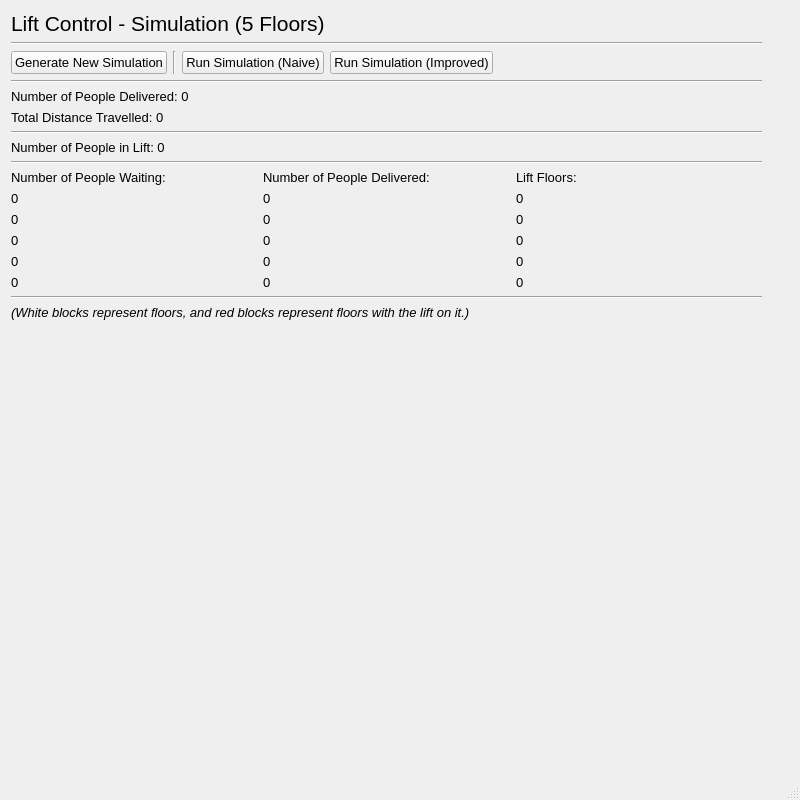
<?xml version="1.0" encoding="UTF-8"?>
<ui version="4.0">
 <class>mwindow_sim_5_floors</class>
 <widget class="QMainWindow" name="mwindow_sim_5_floors">
  <property name="geometry">
   <rect>
    <x>0</x>
    <y>0</y>
    <width>800</width>
    <height>800</height>
   </rect>
  </property>
  <property name="font">
   <font>
    <family>Arial</family>
    <pointsize>10</pointsize>
   </font>
  </property>
  <property name="windowTitle">
   <string>Simulation - Lift Control</string>
  </property>
  <widget class="QWidget" name="central_widget">
   <widget class="QWidget" name="layoutWidget">
    <property name="geometry">
     <rect>
      <x>11</x>
      <y>11</y>
      <width>751</width>
      <height>751</height>
     </rect>
    </property>
    <layout class="QVBoxLayout" name="vert_layout_lift_control">
     <item>
      <widget class="QLabel" name="lbl_lift_control">
       <property name="font">
        <font>
         <pointsize>16</pointsize>
         <weight>50</weight>
         <bold>false</bold>
        </font>
       </property>
       <property name="text">
        <string>Lift Control - Simulation (5 Floors)</string>
       </property>
      </widget>
     </item>
     <item>
      <widget class="Line" name="hori_line_lift_control">
       <property name="orientation">
        <enum>Qt::Horizontal</enum>
       </property>
      </widget>
     </item>
     <item>
      <layout class="QHBoxLayout" name="hori_layout_nav">
       <item>
        <widget class="QPushButton" name="btn_generate_new_sim">
         <property name="text">
          <string>Generate New Simulation</string>
         </property>
        </widget>
       </item>
       <item>
        <widget class="Line" name="vert_line_buttons">
         <property name="orientation">
          <enum>Qt::Vertical</enum>
         </property>
        </widget>
       </item>
       <item alignment="Qt::AlignLeft">
        <widget class="QPushButton" name="btn_run_sim_naive">
         <property name="text">
          <string>Run Simulation (Naive)</string>
         </property>
        </widget>
       </item>
       <item>
        <widget class="QPushButton" name="btn_run_sim_improved">
         <property name="text">
          <string>Run Simulation (Improved)</string>
         </property>
        </widget>
       </item>
       <item>
        <spacer name="hori_spacer_nav">
         <property name="orientation">
          <enum>Qt::Horizontal</enum>
         </property>
         <property name="sizeHint" stdset="0">
          <size>
           <width>40</width>
           <height>20</height>
          </size>
         </property>
        </spacer>
       </item>
      </layout>
     </item>
     <item>
      <widget class="Line" name="hori_line_nav">
       <property name="orientation">
        <enum>Qt::Horizontal</enum>
       </property>
      </widget>
     </item>
     <item>
      <widget class="QLabel" name="lbl_num_delivered">
       <property name="text">
        <string>Number of People Delivered: 0</string>
       </property>
      </widget>
     </item>
     <item>
      <widget class="QLabel" name="lbl_distance_travelled">
       <property name="text">
        <string>Total Distance Travelled: 0</string>
       </property>
      </widget>
     </item>
     <item>
      <widget class="Line" name="hori_line_summary">
       <property name="orientation">
        <enum>Qt::Horizontal</enum>
       </property>
      </widget>
     </item>
     <item>
      <widget class="QLabel" name="lbl_num_in_lift">
       <property name="text">
        <string>Number of People in Lift: 0</string>
       </property>
      </widget>
     </item>
     <item>
      <widget class="Line" name="hori_line_status">
       <property name="orientation">
        <enum>Qt::Horizontal</enum>
       </property>
      </widget>
     </item>
     <item>
      <layout class="QGridLayout" name="grid_layout_sim">
       <item row="3" column="1">
        <widget class="QLabel" name="lbl_delivered3">
         <property name="text">
          <string>0</string>
         </property>
        </widget>
       </item>
       <item row="5" column="2">
        <widget class="QLabel" name="lbl_floor1">
         <property name="text">
          <string>0</string>
         </property>
        </widget>
       </item>
       <item row="2" column="2">
        <widget class="QLabel" name="lbl_floor4">
         <property name="text">
          <string>0</string>
         </property>
        </widget>
       </item>
       <item row="0" column="1">
        <widget class="QLabel" name="lbl_num_delivered2">
         <property name="font">
          <font>
           <weight>50</weight>
           <bold>false</bold>
          </font>
         </property>
         <property name="text">
          <string>Number of People Delivered:</string>
         </property>
        </widget>
       </item>
       <item row="1" column="1">
        <widget class="QLabel" name="lbl_delivered5">
         <property name="text">
          <string>0</string>
         </property>
        </widget>
       </item>
       <item row="4" column="2">
        <widget class="QLabel" name="lbl_floor2">
         <property name="text">
          <string>0</string>
         </property>
        </widget>
       </item>
       <item row="0" column="0">
        <widget class="QLabel" name="lbl_num_waiting">
         <property name="font">
          <font>
           <weight>50</weight>
           <bold>false</bold>
          </font>
         </property>
         <property name="text">
          <string>Number of People Waiting:</string>
         </property>
        </widget>
       </item>
       <item row="5" column="0">
        <widget class="QLabel" name="lbl_waiting1">
         <property name="text">
          <string>0</string>
         </property>
        </widget>
       </item>
       <item row="0" column="2">
        <widget class="QLabel" name="lbl_lift_floors">
         <property name="font">
          <font>
           <weight>50</weight>
           <bold>false</bold>
          </font>
         </property>
         <property name="text">
          <string>Lift Floors:</string>
         </property>
        </widget>
       </item>
       <item row="3" column="2">
        <widget class="QLabel" name="lbl_floor3">
         <property name="text">
          <string>0</string>
         </property>
        </widget>
       </item>
       <item row="4" column="0">
        <widget class="QLabel" name="lbl_waiting2">
         <property name="text">
          <string>0</string>
         </property>
        </widget>
       </item>
       <item row="2" column="0">
        <widget class="QLabel" name="lbl_waiting4">
         <property name="text">
          <string>0</string>
         </property>
        </widget>
       </item>
       <item row="5" column="1">
        <widget class="QLabel" name="lbl_delivered1">
         <property name="text">
          <string>0</string>
         </property>
        </widget>
       </item>
       <item row="3" column="0">
        <widget class="QLabel" name="lbl_waiting3">
         <property name="text">
          <string>0</string>
         </property>
        </widget>
       </item>
       <item row="1" column="2">
        <widget class="QLabel" name="lbl_floor5">
         <property name="text">
          <string>0</string>
         </property>
        </widget>
       </item>
       <item row="2" column="1">
        <widget class="QLabel" name="lbl_delivered4">
         <property name="text">
          <string>0</string>
         </property>
        </widget>
       </item>
       <item row="1" column="0">
        <widget class="QLabel" name="lbl_waiting5">
         <property name="text">
          <string>0</string>
         </property>
        </widget>
       </item>
       <item row="4" column="1">
        <widget class="QLabel" name="lbl_delivered2">
         <property name="text">
          <string>0</string>
         </property>
        </widget>
       </item>
      </layout>
     </item>
     <item>
      <widget class="Line" name="hori_line_sim">
       <property name="orientation">
        <enum>Qt::Horizontal</enum>
       </property>
      </widget>
     </item>
     <item>
      <widget class="QLabel" name="lbl_key">
       <property name="font">
        <font>
         <italic>true</italic>
        </font>
       </property>
       <property name="text">
        <string>(White blocks represent floors, and red blocks represent floors with the lift on it.)</string>
       </property>
      </widget>
     </item>
     <item>
      <spacer name="vert_spacer">
       <property name="orientation">
        <enum>Qt::Vertical</enum>
       </property>
       <property name="sizeHint" stdset="0">
        <size>
         <width>20</width>
         <height>40</height>
        </size>
       </property>
      </spacer>
     </item>
    </layout>
   </widget>
  </widget>
  <widget class="QStatusBar" name="status_bar"/>
 </widget>
 <resources/>
 <connections/>
</ui>
